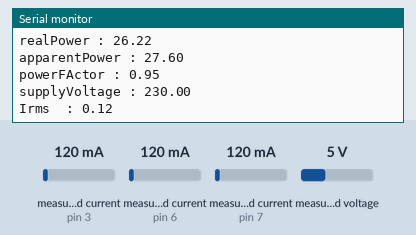
Bench run of a sketch on a simulated Arduino Uno, built with avr-gcc and run on an emulated ATmega328P. On the bench: the last lines printed to the serial monitor. Inputs (shaded band) come from the test bench; at power-on: measured current (sensors on pin 6, pin 3, pin 7) 120 mA, measured voltage 5 V.

Above: at 1.2 s.
1.3 s: measured current (sensor on pin 6) set to 40 mA
At 2.7 s:
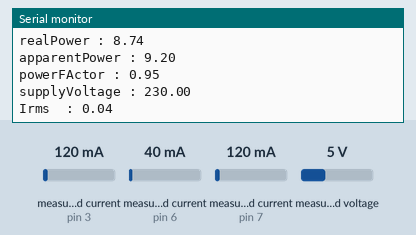
2.8 s: measured voltage set to 0.3 V
At 4.2 s:
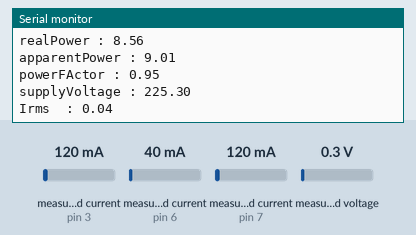
4.3 s: measured current (sensor on pin 6) set to 500 mA
At 5.7 s:
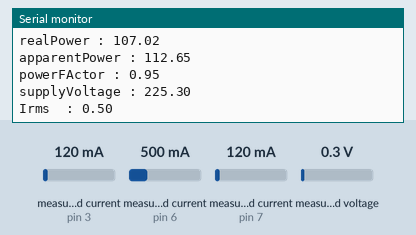
5.8 s: measured voltage set to 3.8 V
At 8.0 s:
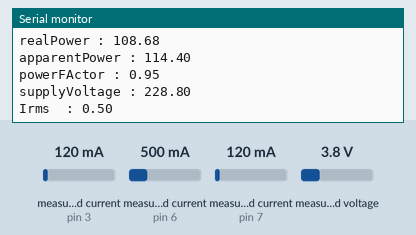
Timing chart, 0 to 8.3 s (numbered marks = the images above; inputs shaded):
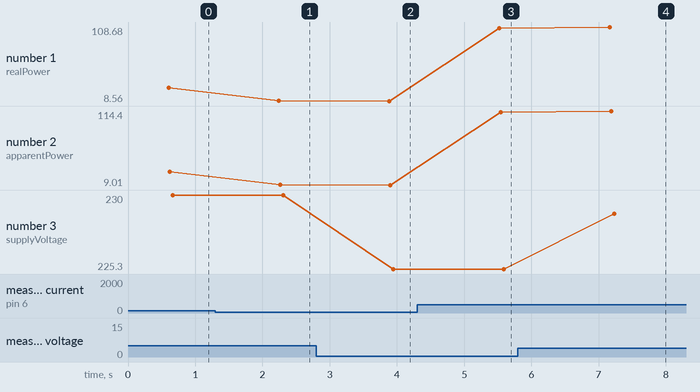

The sketch:

slave_2.ino
```cpp
// (licence header left out)
#include "EmonLib.h"             // Include Emon Library
EnergyMonitor emon1;             // Create an instance
EnergyMonitor emon2;             // Create an instance
EnergyMonitor emon3;             // Create an instance


//i2c
#include<Wire.h>
float vg1,vg2,vg3,ig1,ig2,ig3,f,pf,s,p;
char send_vg1[5];
char send_vg2[5];
char send_vg3[5];
char send_ig1[5];
char send_ig2[5];
char send_ig3[5];
char send_f[5];
char send_pf[5];


void setup()
{
  Serial.begin(9600);

  //Emon
  emon1.voltage(0, 257.5, 1.7);  // Voltage: input pin, calibration, phase_shift
  emon1.current(6, 60.6);       // Current: input pin, calibration.
  emon2.voltage(1, 257.5, 1.7);  // Voltage: input pin, calibration, phase_shift
  emon2.current(3, 60.6);       // Current: input pin, calibration.
  emon3.voltage(2, 257.5, 1.7);  // Voltage: input pin, calibration, phase_shift
  emon3.current(7, 60.6);       // Current: input pin, calibration.


  //I2c
  Wire.begin(2);
  Wire.onRequest(requestEvent);


}

void loop()
{


  emon1.calcVI(20,2000);         // Calculate all. No.of half wavelengths (crossings), time-out
  emon1.serialprint();       // Print out all variables (realpower, apparent power, Vrms, Irms, power factor)
  emon2.calcVI(20,2000);         // Calculate all. No.of half wavelengths (crossings), time-out
  emon2.serialprint();       // Print out all variables (realpower, apparent power, Vrms, Irms, power factor)
  emon3.calcVI(20,2000);         // Calculate all. No.of half wavelengths (crossings), time-out
  emon3.serialprint();       // Print out all variables (realpower, apparent power, Vrms, Irms, power factor)


  float realPower       = emon1.realPower;        //extract Real Power into variable
  float apparentPower   = emon1.apparentPower;    //extract Apparent Power into variable
  float powerFActor     = emon1.powerFactor;      //extract Power Factor into Variable
  float supplyVoltage   = emon1.Vrms;             //extract Vrms into Variable
  float Irms            = emon1.Irms;             //extract Irms into Variable
  float realPower2       = emon2.realPower;        //extract Real Power into variable
  float apparentPower2   = emon2.apparentPower;    //extract Apparent Power into variable
  float powerFActor2     = emon2.powerFactor;      //extract Power Factor into Variable
  float supplyVoltage2   = emon2.Vrms;             //extract Vrms into Variable
  float Irms2            = emon2.Irms;             //extract Irms into Variable
  float realPower3       = emon3.realPower;        //extract Real Power into variable
  float apparentPower3   = emon3.apparentPower;    //extract Apparent Power into variable
  float powerFActor3     = emon3.powerFactor;      //extract Power Factor into Variable
  float supplyVoltage3   = emon3.Vrms;             //extract Vrms into Variable
  float Irms3            = emon3.Irms;             //extract Irms into Variable
//   emon1.calcF(50);     // 50 zero crossings
//  float frequency = emon1.frequency;
  if(powerFActor >1.00){
    powerFActor=1.00;

    };
     if(powerFActor <0.00){
    powerFActor=0.00;

    };
  Serial.print("realPower : ");
  Serial.println(realPower );
  Serial.print("apparentPower : ");
  Serial.println(apparentPower);
  Serial.print("powerFActor : ");
  Serial.println(powerFActor );
  Serial.print("supplyVoltage : ");
  Serial.println(supplyVoltage);
  Serial.print("Irms  : ");
  Serial.println(Irms  );
  //Serial.print("Frequency  : ");
  //Serial.println(frequency);
  delay(1000);


/*
// random ทศนิยม
float a = random(0,9);
float b =random(0,9);
float c =random(0,9);

//vg1
vg1  = random(100,300)+a/10;//emon1.Vrms;
vg1=vg1*10;
dtostrf(vg1, 4, 0, send_vg1);

//vg2
vg2   =random(100,300)+b/10; //emon2.Vrms;
vg2=vg2*10;
dtostrf(vg2, 4, 0, send_vg2);

//vg3
vg3  =random(100,300)+c/10; //emon3.Vrms;
vg3=vg3*10;
dtostrf(vg3, 4, 0, send_vg3);

//ig1
ig1  = random(10,70)+a/10+b/100;//emon1.Irms;
ig1=ig1*100;
dtostrf(ig1, 4, 0, send_ig1);

//ig2
ig2   = random(10,70)+b/10+c/100;//emon2.Irms;
ig2=ig2*100;
dtostrf(ig2, 4, 0, send_ig2);

//ig3
ig3   = random(10,70)+c/10+a/100;//emon3.Irms;
ig3=ig3*100;
dtostrf(ig3, 4, 0, send_ig3);

//f
float f   = ( random(47,53)+a/10+c/100)*100;
dtostrf(f, 4, 0, send_f);


//pf
pf  = c/10 +b/100; //emon1.powerFactor;
pf=pf*100;
dtostrf(pf, 3, 0, send_pf);

Serial.print("Generator Voltage 1 : ");
Serial.println(send_vg1);
Serial.print("Generator Voltage 2 : ");
Serial.println(send_vg2);
Serial.print("Generator Voltage 3 : ");
Serial.println(send_vg3);
Serial.print("Generator Current 1 : " );
Serial.println(send_ig1);
Serial.print("Generator Current 2 : " );
Serial.println(send_ig2);
Serial.print("Generator Current 3 : " );
Serial.println(send_ig3);
Serial.print("Apparent Power : ");
Serial.println(s);
Serial.print("Real Power : ");
Serial.println(p);
Serial.print("Power Factor : ");
Serial.println(send_pf);
Serial.print("Frequency : ");
Serial.println(send_f);

delay(3000);
*/
}


// Data Sending With I2C
void requestEvent(){

Wire.write(send_vg1);

Wire.write(send_vg2);

Wire.write(send_vg3);

Wire.write(send_ig1);

Wire.write(send_ig2);

Wire.write(send_ig3);

Wire.write(send_f);

Wire.write(send_pf);

      }
```

Measured:
- after the input at 1.3 s, the serial monitor: prints a new line after 0.95 s (image 1)
- after the input at 2.8 s, the serial monitor: prints a new line after 1.1 s (image 2)
- after the input at 4.3 s, the serial monitor: prints a new line after 1.2 s (image 3)
- after the input at 5.8 s, the serial monitor: prints a new line after 1.4 s (image 4)
- plotted number 1: 26.22 → 8.74 after the input at 1.3 s, 8.74 → 8.56 after the input at 2.8 s, 8.56 → 107.02 after the input at 4.3 s, 107.02 → 108.68 after the input at 5.8 s
- plotted number 2: 27.6 → 9.2 after the input at 1.3 s, 9.2 → 9.01 after the input at 2.8 s, 9.01 → 112.65 after the input at 4.3 s, 112.65 → 114.4 after the input at 5.8 s
- plotted number 3: 230 → 225.3 after the input at 2.8 s, 225.3 → 228.8 after the input at 5.8 s
